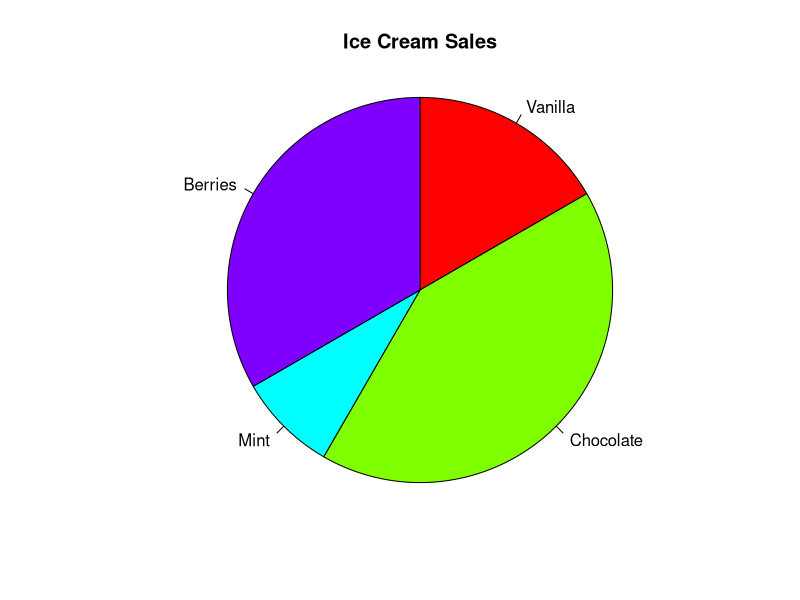
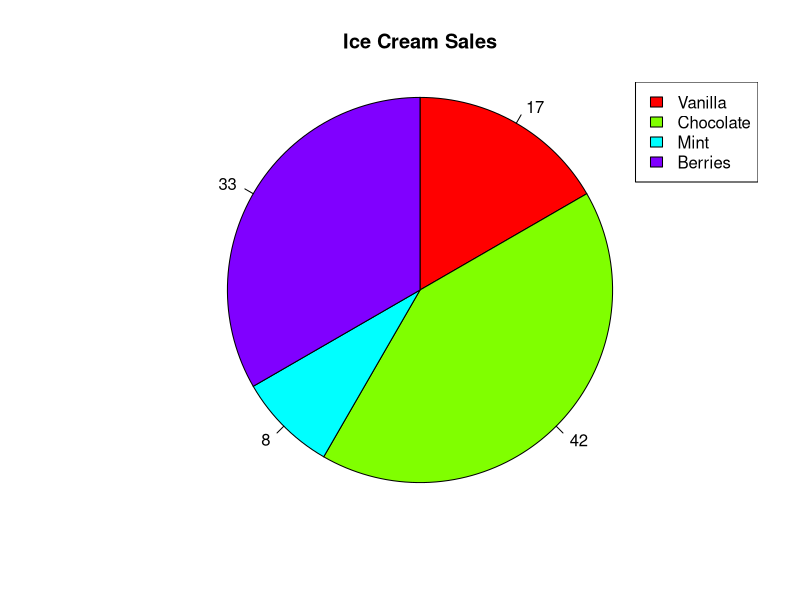
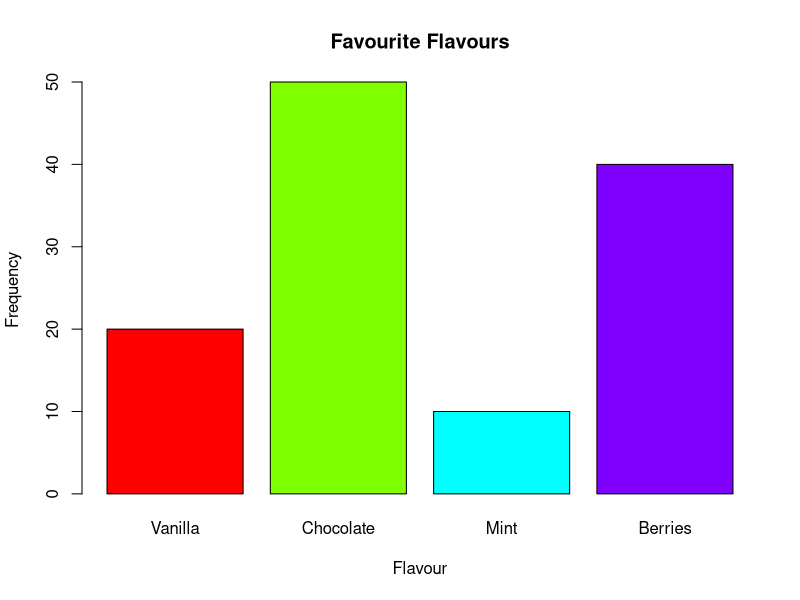
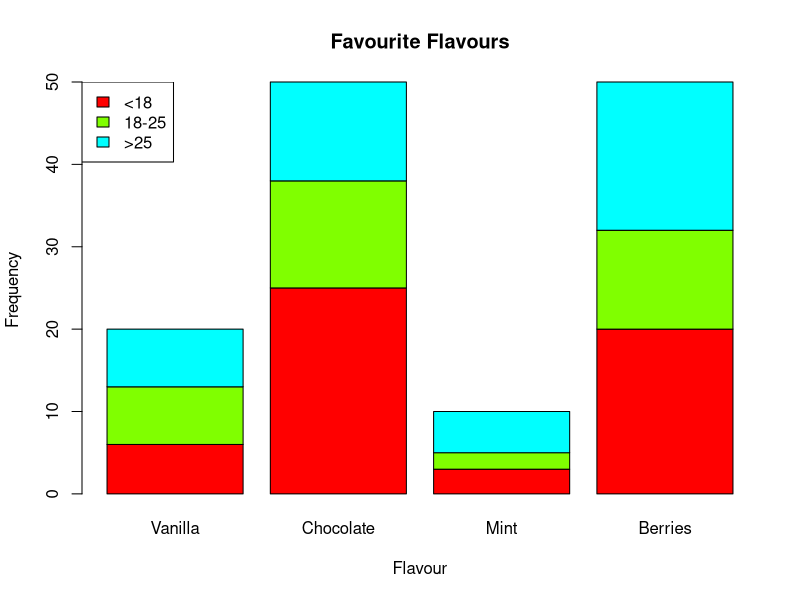
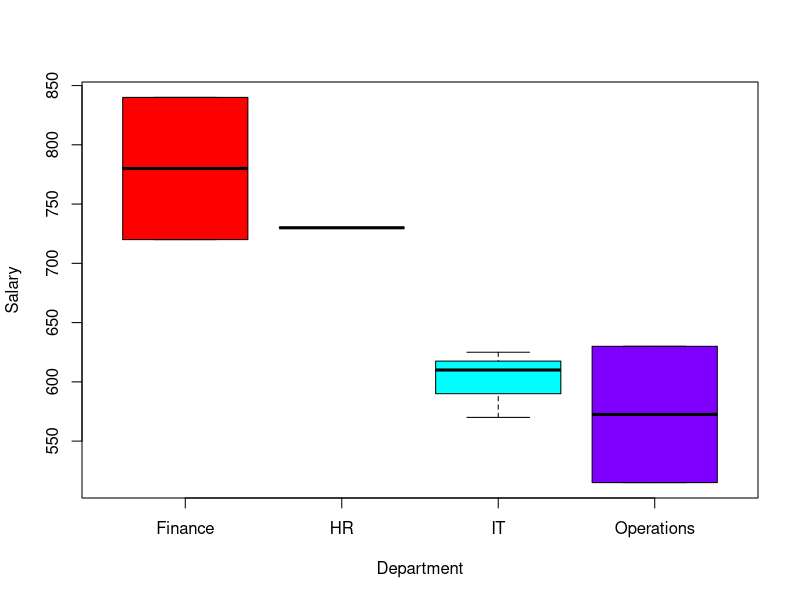
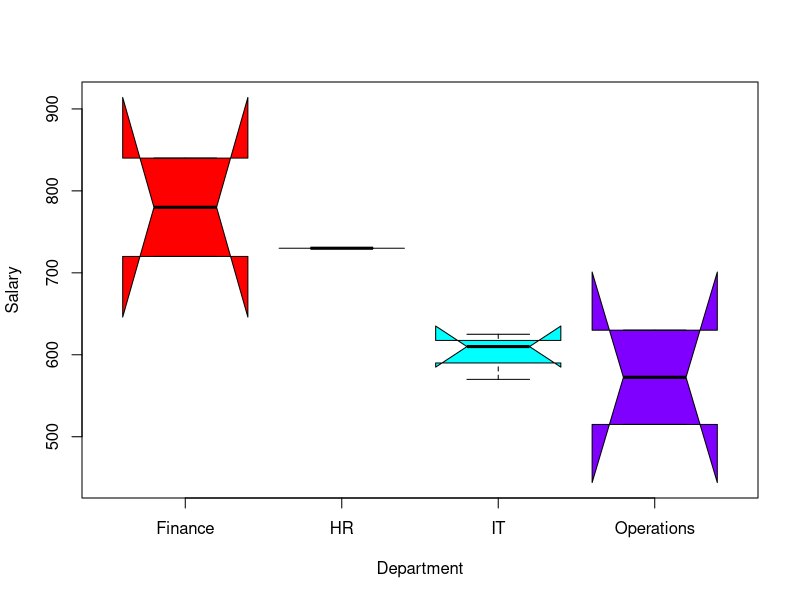
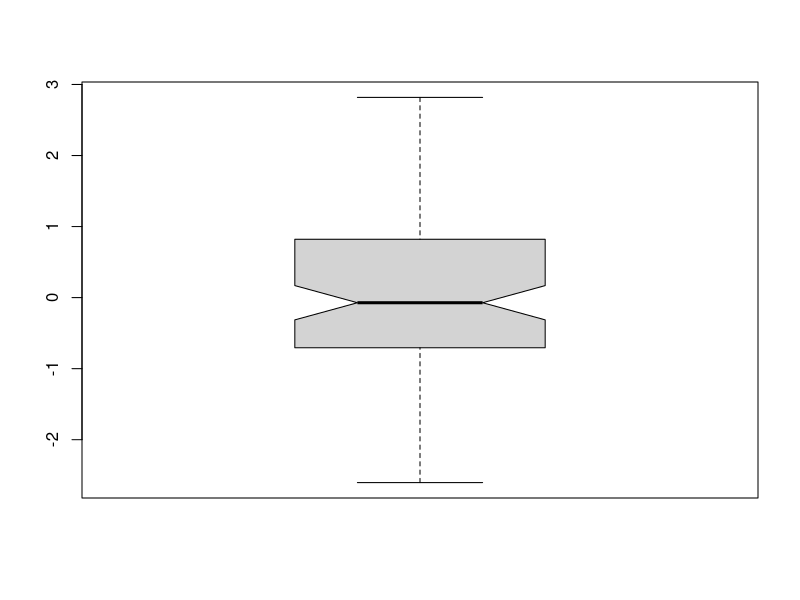
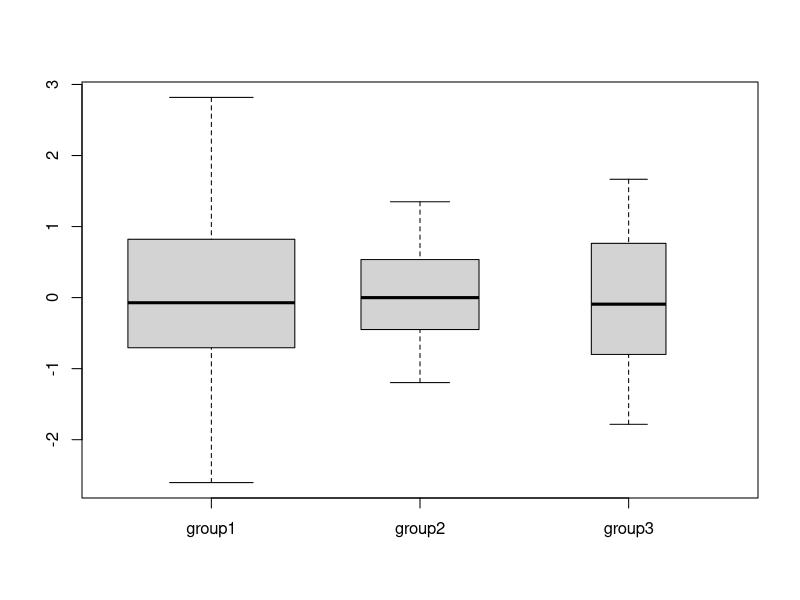

Here is the R script that generated these plots, in order:
# Pie Chart

data.icecream <- c(20,50,10,40)
labels.icecream <- c("Vanilla","Chocolate","Mint","Berries")

pie.percentage <- round(data.icecream/sum(data.icecream) * 100)

pie(data.icecream,labels = labels.icecream, col = rainbow(length(data.icecream)), clockwise = TRUE, main = "Ice Cream Sales", radius = 1)

pie(data.icecream, label = pie.percentage, col = rainbow(length(data.icecream)), clockwise = TRUE, main = "Ice Cream Sales", radius = 1)
legend("topright", legend = labels.icecream, fill = rainbow(length(data.icecream)))


# Bar Chart

barplot(data.icecream, names.arg = labels.icecream, col = rainbow(length(data.icecream)), main = "Favourite Flavours", xlab = "Flavour", ylab = "Frequency")

matrix.icecream <- matrix(c(6,7,7,25,13,12,3,2,5,20,12,18), nrow = 3, byrow = FALSE)

labels.age <- c("<18", "18-25",">25")

barplot(matrix.icecream, names.arg = labels.icecream, col = rainbow(length(data.icecream)), main = "Favourite Flavours", xlab = "Flavour", ylab = "Frequency")

legend("topleft",legend = labels.age, fill = rainbow(length(data.icecream)))

# Box Plot
data.employee <- data.frame(
  id = c(1:8),
  name = c("Nathan","Christo","Valdo", "David", "Kevin", "Budi", "Dimas", "Oliver"),
  salary = c(625,515,610,730,840,570,630,720),
  dept = c("IT","Operations","IT","HR","Finance","IT","Operations","Finance")
)

boxplot(data.employee$salary ~ data.employee$dept, data.employee, col = rainbow(length(data.employee)), xlab = "Department", ylab = "Salary")

# Boxplot with Notches

boxplot(data.employee$salary ~ data.employee$dept, data.employee, col = rainbow(length(data.employee)), xlab = "Department", ylab = "Salary", notch = TRUE)

data.boxplot <- list(
  group1 = rnorm(100),
  group2 = rnorm(50),
  group3 = rnorm(20)
)

boxplot(data.boxplot$group1, notch = TRUE)

# Boxplot with Variable Widths

boxplot(data.boxplot, varwidth = TRUE)

# Histogram

data.histogram <- c(1,3,3,3,5,6,6,6,6,6,4,2,7)

hist(data.histogram, main = "histogram", ylab = "Frequency", col = "green", border = "blue", xlim = c(0,10), ylim = c(0,10))

hist(data.employee$salary, breaks = c(400,500,600,700,800,900,1000))
  
#line graph
salary1 <- c(200,230,260,300,350,400)
salary2 <- c(220,250,270,300,320,350)
year <- c(2012:2017)

plot(x = year, y = salary1, type = "l", col = "red")
plot(x = year, y = salary1, type = "o", col = "red")
lines(x = year, y=salary2, type="o", col = "blue")
labels.salary <- c("company1","company2")
legend("topleft", legend = labels.salary, fill = c("red","blue"))

# Scatter Plot

#how to add a new column:

data.employee$age <- c(20,24,25,30,22,31,23,35)

png("scatterplot2.png",width = 800, height = 600)
plot(x = data.employee$age, y = data.employee$salary, main = "Employee Salary", xlab = "Age", ylab = "Salary", col = rainbow(length(data.employee)), pch = 19)

dev.off() # so it saves properly
